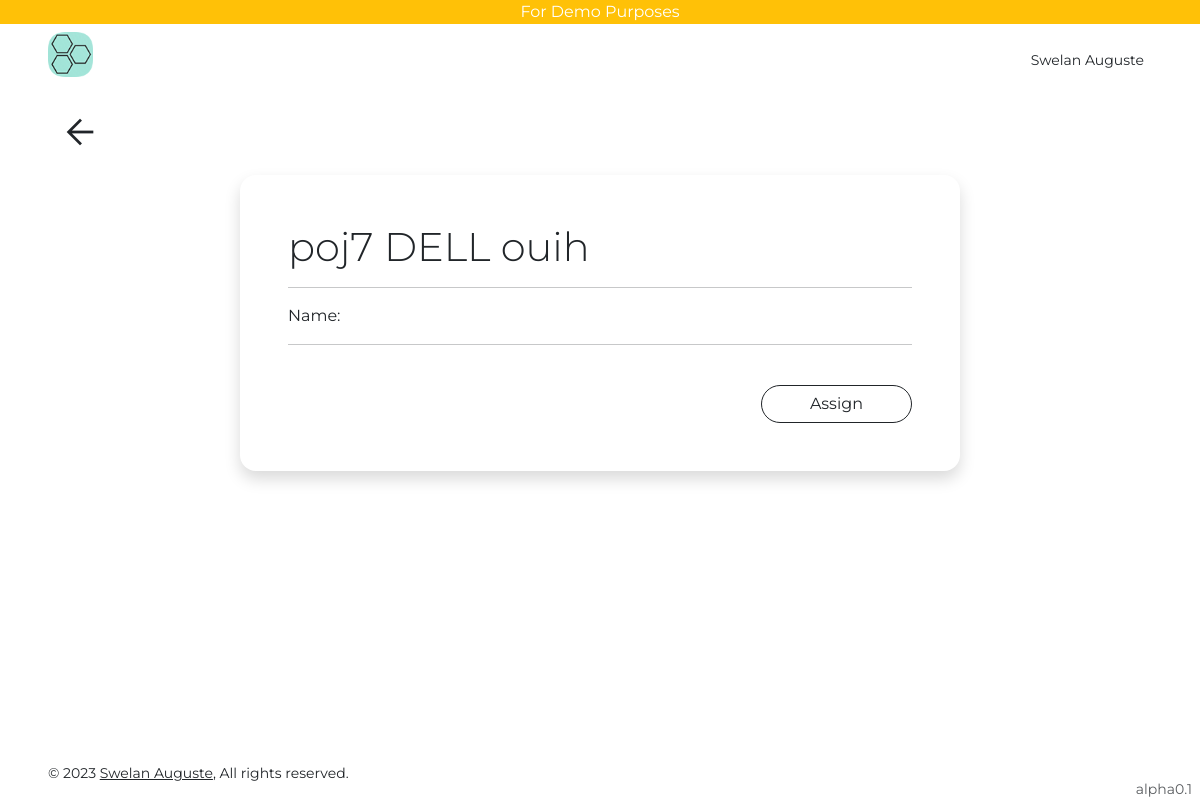
Page /computer-assignment/detail/1/ (signed in) on the committed database.
### users/models.py (models this page shows, shortened)
class User(AbstractUser):
    is_viewer = models.BooleanField(default=True)
    is_admin = models.BooleanField(default=False)

class Profile(models.Model):
    user = models.OneToOneField(User, on_delete=models.CASCADE, related_name="profile")
    uid = models.UUIDField(default=uuid.uuid4, editable=False, unique=True)
    first_name = models.CharField(max_length=255)
    last_name = models.CharField(max_length=255, blank=True)
    slug = models.SlugField(max_length=255, blank=True)
    phone = models.TextField(null=True, default="+1")
    phone1 = models.TextField(blank=True)
    bio = models.TextField(blank=True)
    def get_absolute_url(self):
        return reverse("profile", kwargs={"slug": self.slug})
    def __str__(self) -> str:
        if self.first_name and self.last_name:
            return f"{self.first_name} {self.last_name}"
        return self.user.email

### inventory/models.py (models this page shows, shortened)
class ComputerAssignment(models.Model):
    computer = models.ForeignKey(
        Computer, on_delete=models.CASCADE, related_name="computer_assignments"
    )
    employee = models.ForeignKey(
        Employee,
        on_delete=models.CASCADE,
        null=True,
        blank=True,
        related_name="computer_assignments",
    )
    date_assigned = models.DateField(auto_now_add=True, null=True)
    date_returned = models.DateField(null=True, blank=True)
    def __str__(self):
        return f"{self.computer} assigned to {self.employee}"

class Computer(models.Model):
    serial_number = models.CharField(max_length=255, unique=True)
    model = models.ForeignKey(ComputerModel, on_delete=models.CASCADE)
    supplier = models.ForeignKey(Supplier, on_delete=models.CASCADE)
    def __str__(self):
        return f"{self.serial_number} {self.model}"

class ComputerModel(models.Model):
    name = models.CharField(max_length=255)
    manufacturer = models.ForeignKey(
        Manufacturer, on_delete=models.CASCADE, null=True, blank=True
    )
    processor = models.CharField(max_length=255, blank=True)
    memory = models.CharField(max_length=255, blank=True)
    storage = models.CharField(max_length=255, blank=True)
    def __str__(self):
        return f" {self.manufacturer} {self.name}"

class Manufacturer(models.Model):
    name = models.CharField(max_length=255)
    def __str__(self):
        return self.name

### inventory/views.py (the view)
class ComputerAssignmentDetailView(LoginRequiredMixin, DetailView):
    model = ComputerAssignment

### inventory/models.py (called while the page is built)
    def __str__(self):
        return self.name

### templates/inventory/computerassignment_detail.html (shortened to what this page needs)
{% extends 'base.html' %}
{% block content %}
<div class="container">
    {% include 'go_back.html' %}
    <div class="col-lg-8 mx-auto shadow rounded-4 p-5">
        <div class="display-6">{{object.computer}}</div>
        <hr>
        <p>Name: {{object.name}}</p>
        <hr><br>
        <div class="text-end">
            <a class="btn btn-outline-dark rounded-pill px-5"
                href="{% url 'category-update' object.pk %}">Assign</a>
        </div>
    </div>
</div>
{% endblock content %}

### templates/navbar.html (shortened to what this page needs)
{% load static %}
<div class="w-100 bg-warning text-center text-white">For Demo Purposes</div>
<nav class="row sticky-top bg-white">
    <div class="col">
        <div class="d-flex py-lg-2 px-lg-5 p-3 bg-white">
            <a class="h3 text-decoration-none text-dark fw-bold me-4"
                href="/">
            <img height="45rem" src="{% static 'images/favicon.ico' %}" alt=""></a>
        </div>
    </div>
    <div class="col">
        <div class="d-flex py-lg-4 px-lg-5 p-3 bg-white justify-content-end">
            {% if request.user.is_authenticated %}
            <div class="dropdown me-2">
                <a class="text-decoration-none text-dark bg-transparent border-0 small p-0 m-0"
                    type="button"
                    data-bs-toggle="dropdown"
                    aria-expanded="false">
                    <span>{{request.user.profile}}</span>
                </a>
            </div>
            {% else %}
            <a class="text-dark"
                href="{% url 'account_login' %}">Sign in</a></li>
            {% endif %}
        </div>
    </div>
</nav>

### static/css/styles.css (style rules this page uses)
html, body { font-family: 'Montserrat', sans-serif; }
body { min-height: 100vh; min-height: -webkit-fill-available; }
html { height: -webkit-fill-available; }

### rows in the picture
User: user.profile "Swelan Auguste"
ComputerAssignment: computer "poj7 DELL ouih"
